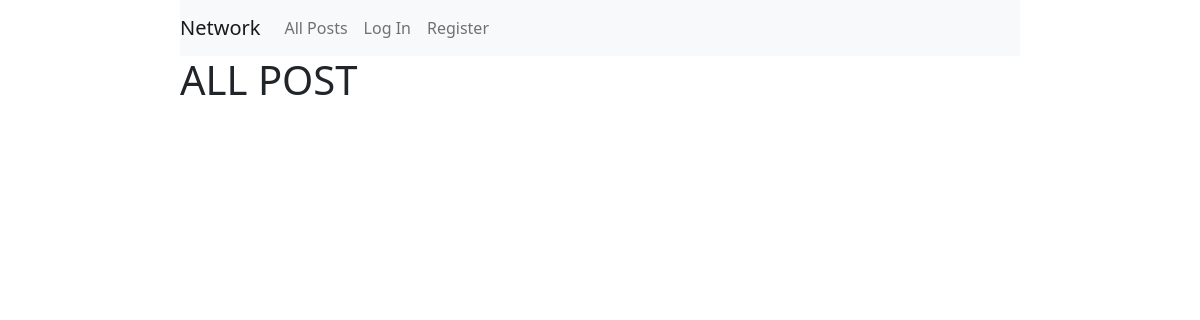
/, run on an earlier commit of the app's database.
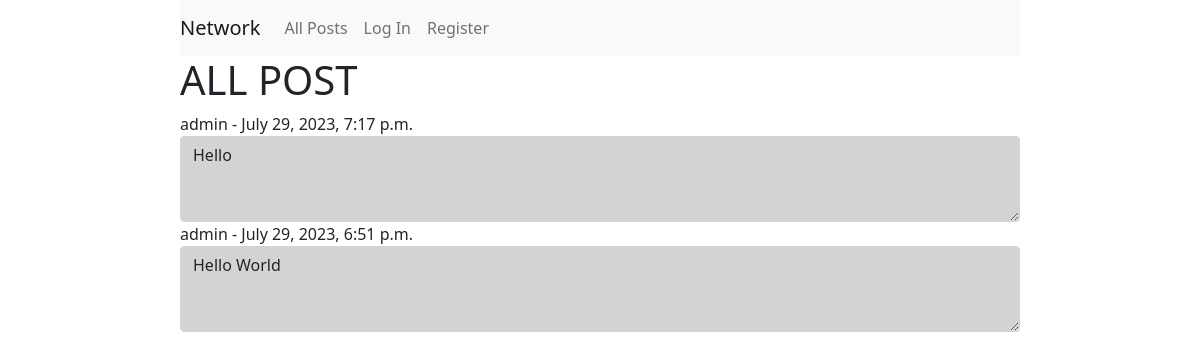
And on a later commit of the database.
### network/models.py (models this page shows, shortened)
class Post(models.Model):
    content = models.TextField(max_length=600)
    author = models.ForeignKey(User, on_delete=models.CASCADE)
    timestamp = models.DateTimeField(auto_now_add=True)

class User(AbstractUser):
    pass

### network/views.py (the view)
# urls.py: path("", views.index, name="index"),
def index(request):
    all_posts = Post.objects.all().order_by("-timestamp")
    paginator = Paginator(all_posts, 10)
    page_number = request.GET.get('p')
    posts = paginator.get_page(page_number)
    return render(request, "network/index.html",{
        "posts": posts
    })

### network/templates/network/index.html (shortened to what this page needs)
{% extends "network/layout.html" %} {% block body %}
<h1>ALL POST</h1>
<div>
  {% for post in posts %}
  <div>
    <label for="post-content">{{post.author}} - {{post.timestamp}}</label>
    <textarea
      name="post-content"
      style="background-color: lightgray"
      class="form-control"
      id="post-content"
      rows="3"
      readonly
    >
{{post.content}}</textarea
    >
  </div>
</div>
{% endfor %}
<nav
  aria-label="Page navigation example"
  class="d-flex justify-content-center mt-2"
>
</nav>
{% endblock %}

What changed in the data, as far as the page shows it:
added Post: author "admin", timestamp "July 29, 2023, 7:17 p.m.", post-content "Hello"
added Post: author "admin", timestamp "July 29, 2023, 6:51 p.m.", post-content "Hello World"
